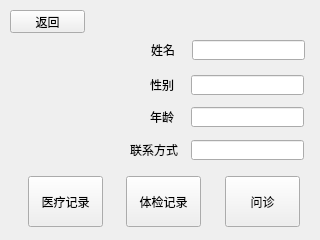
<?xml version="1.0" encoding="UTF-8"?>
<ui version="4.0">
 <class>PatientInfoView</class>
 <widget class="QWidget" name="PatientInfoView">
  <property name="geometry">
   <rect>
    <x>0</x>
    <y>0</y>
    <width>320</width>
    <height>240</height>
   </rect>
  </property>
  <property name="windowTitle">
   <string>Form</string>
  </property>
  <widget class="QLabel" name="label">
   <property name="geometry">
    <rect>
     <x>151</x>
     <y>40</y>
     <width>41</width>
     <height>20</height>
    </rect>
   </property>
   <property name="text">
    <string>姓名</string>
   </property>
  </widget>
  <widget class="QLineEdit" name="name">
   <property name="geometry">
    <rect>
     <x>192</x>
     <y>40</y>
     <width>113</width>
     <height>20</height>
    </rect>
   </property>
  </widget>
  <widget class="QLabel" name="label_2">
   <property name="geometry">
    <rect>
     <x>150</x>
     <y>75</y>
     <width>41</width>
     <height>20</height>
    </rect>
   </property>
   <property name="text">
    <string>性别</string>
   </property>
  </widget>
  <widget class="QLineEdit" name="sex">
   <property name="geometry">
    <rect>
     <x>191</x>
     <y>75</y>
     <width>113</width>
     <height>20</height>
    </rect>
   </property>
  </widget>
  <widget class="QLineEdit" name="age">
   <property name="geometry">
    <rect>
     <x>191</x>
     <y>107</y>
     <width>113</width>
     <height>20</height>
    </rect>
   </property>
  </widget>
  <widget class="QLabel" name="label_3">
   <property name="geometry">
    <rect>
     <x>150</x>
     <y>107</y>
     <width>41</width>
     <height>20</height>
    </rect>
   </property>
   <property name="text">
    <string>年龄</string>
   </property>
  </widget>
  <widget class="QLineEdit" name="tel">
   <property name="geometry">
    <rect>
     <x>191</x>
     <y>140</y>
     <width>113</width>
     <height>20</height>
    </rect>
   </property>
  </widget>
  <widget class="QLabel" name="label_4">
   <property name="geometry">
    <rect>
     <x>130</x>
     <y>140</y>
     <width>61</width>
     <height>20</height>
    </rect>
   </property>
   <property name="text">
    <string>联系方式</string>
   </property>
  </widget>
  <widget class="QPushButton" name="treatMentButton">
   <property name="geometry">
    <rect>
     <x>28</x>
     <y>176</y>
     <width>75</width>
     <height>51</height>
    </rect>
   </property>
   <property name="text">
    <string>医疗记录</string>
   </property>
  </widget>
  <widget class="QPushButton" name="backButton">
   <property name="geometry">
    <rect>
     <x>10</x>
     <y>10</y>
     <width>75</width>
     <height>23</height>
    </rect>
   </property>
   <property name="text">
    <string>返回</string>
   </property>
  </widget>
  <widget class="QPushButton" name="examinationButton">
   <property name="geometry">
    <rect>
     <x>126</x>
     <y>176</y>
     <width>75</width>
     <height>51</height>
    </rect>
   </property>
   <property name="text">
    <string>体检记录</string>
   </property>
  </widget>
  <widget class="QPushButton" name="treat">
   <property name="geometry">
    <rect>
     <x>225</x>
     <y>176</y>
     <width>75</width>
     <height>51</height>
    </rect>
   </property>
   <property name="text">
    <string>问诊</string>
   </property>
  </widget>
  <widget class="QLabel" name="picture">
   <property name="geometry">
    <rect>
     <x>21</x>
     <y>56</y>
     <width>90</width>
     <height>90</height>
    </rect>
   </property>
   <property name="text">
    <string/>
   </property>
   <property name="pixmap">
    <pixmap resource="resource.qrc">:/resource/picture.png</pixmap>
   </property>
   <property name="scaledContents">
    <bool>true</bool>
   </property>
   <property name="alignment">
    <set>Qt::AlignCenter</set>
   </property>
  </widget>
 </widget>
 <resources>
  <include location="resource.qrc"/>
 </resources>
 <connections/>
</ui>
